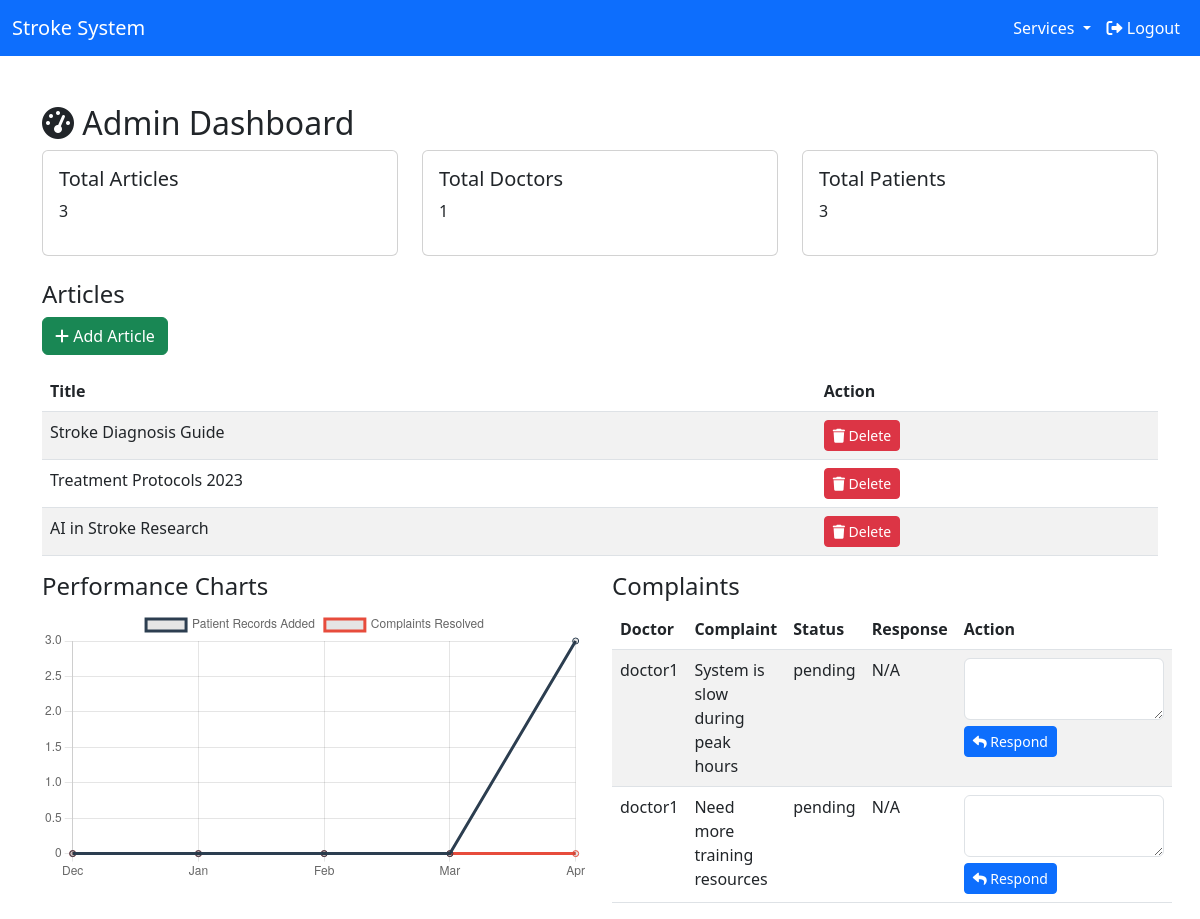
/dashboard_admin.php (signed in), run on the app's committed database.
### tables this page shows
CREATE TABLE articles (
    id INT AUTO_INCREMENT PRIMARY KEY,
    title VARCHAR(255) NOT NULL,
    description TEXT,
    file_path VARCHAR(255) NOT NULL,
    image_path VARCHAR(255),
    category_id INT,
    uploaded_by INT,
    published_at DATETIME DEFAULT CURRENT_TIMESTAMP,
    FOREIGN KEY (category_id) REFERENCES categories(id),
    FOREIGN KEY (uploaded_by) REFERENCES users(id)
);

CREATE TABLE complaints (
    id INT AUTO_INCREMENT PRIMARY KEY,
    doctor_id INT,
    complaint_text TEXT NOT NULL,
    response TEXT,
    status ENUM('pending', 'resolved') DEFAULT 'pending',
    submitted_at DATETIME DEFAULT CURRENT_TIMESTAMP,
    responded_at DATETIME,
    FOREIGN KEY (doctor_id) REFERENCES users(id)
);

CREATE TABLE users (
    id INT AUTO_INCREMENT PRIMARY KEY,
    username VARCHAR(50) NOT NULL UNIQUE,
    password VARCHAR(255) NOT NULL,
    role ENUM('admin', 'doctor') NOT NULL,
    created_at DATETIME DEFAULT CURRENT_TIMESTAMP
);

### dashboard_admin.php (the view, shortened to what this page needs)
<?php
include 'db.php';
$articles = $conn->query("SELECT COUNT(*) as total FROM articles")->fetch_assoc()['total'];
$doctors = $conn->query("SELECT COUNT(*) as total FROM users WHERE role = 'doctor'")->fetch_assoc()['total'];
$patients = $conn->query("SELECT COUNT(*) as total FROM patients")->fetch_assoc()['total'];
$months = [];
$month_labels = [];
$records_data = [];
$complaints_data = [];
for ($i = 4; $i >= 0; $i--) {
    $month = date('Y-m', strtotime("-$i months"));
    $month_labels[] = date('M', strtotime("-$i months"));
    $months[] = $month;
}
foreach ($months as $month) {
    $records_query = $conn->query("SELECT COUNT(*) as total FROM patient_records WHERE DATE_FORMAT(recorded_at, '%Y-%m') = '$month'");
    $records_data[] = $records_query->fetch_assoc()['total'];
    $complaints_query = $conn->query("SELECT COUNT(*) as total FROM complaints WHERE status = 'resolved' AND DATE_FORMAT(responded_at, '%Y-%m') = '$month'");
    $complaints_data[] = $complaints_query->fetch_assoc()['total'];
}
$complaints = $conn->query("SELECT c.*, u.username FROM complaints c JOIN users u ON c.doctor_id = u.id");
include 'header.php';
?>
<div class="container mt-5">
    <h2><i class="fas fa-tachometer-alt"></i> Admin Dashboard</h2>
    <div class="row mb-4">
        <div class="col-md-4"><div class="card p-3"><h5>Total Articles</h5><p><?php echo $articles; ?></p></div></div>
        <div class="col-md-4"><div class="card p-3"><h5>Total Doctors</h5><p><?php echo $doctors; ?></p></div></div>
        <div class="col-md-4"><div class="card p-3"><h5>Total Patients</h5><p><?php echo $patients; ?></p></div></div>
    </div>
    <h4>Articles</h4>
    <a href="add_article.php" class="btn btn-success mb-3"><i class="fas fa-plus"></i> Add Article</a>
    <table class="table table-striped">
        <thead><tr><th>Title</th><th>Action</th></tr></thead>
        <tbody>
            <?php $articles = $conn->query("SELECT * FROM articles"); while($row = $articles->fetch_assoc()): ?>
                <tr><td><?php echo $row['title']; ?></td><td><a href="?delete_article=<?php echo $row['id']; ?>" class="btn btn-danger btn-sm" onclick="return confirm('Are you sure?')"><i class="fas fa-trash"></i> Delete</a></td></tr>
            <?php endwhile; ?>
        </tbody>
    </table>
    <div class="row">
        <div class="col-md-6">
            <h4>Performance Charts</h4>
            <canvas id="performanceChart"></canvas>
        </div>
        <div class="col-md-6">
            <h4>Complaints</h4>
            <table class="table table-striped">
                <thead><tr><th>Doctor</th><th>Complaint</th><th>Status</th><th>Response</th><th>Action</th></tr></thead>
                <tbody>
                    <?php while($row = $complaints->fetch_assoc()): ?>
                        <tr>
                            <td><?php echo $row['username']; ?></td>
                            <td><?php echo $row['complaint_text']; ?></td>
                            <td><?php echo $row['status']; ?></td>
                            <td><?php echo $row['response'] ?? 'N/A'; ?></td>
                            <td>
                                <?php if($row['status'] == 'pending'): ?>
                                    <form method="POST" class="d-inline">
                                        <textarea name="response" class="form-control d-inline" style="width:200px;" required></textarea>
                                        <button type="submit" class="btn btn-primary btn-sm"><i class="fas fa-reply"></i> Respond</button>
                                    </form>
                                <?php endif; ?>
                            </td>
                        </tr>
                    <?php endwhile; ?>
                </tbody>
            </table>
        </div>
    </div>
</div>
<script>
const ctx = document.getElementById('performanceChart').getContext('2d');
new Chart(ctx, {
    type: 'line',
    data: {
        labels: <?php echo json_encode($month_labels); ?>,
        datasets: [{
            label: 'Patient Records Added',
            data: <?php echo json_encode($records_data); ?>,
            borderColor: '#2c3e50',
            fill: false
        }, {
            label: 'Complaints Resolved',
            data: <?php echo json_encode($complaints_data); ?>,
            borderColor: '#e74c3c',
            fill: false
        }]
    }
});
</script>
<?php include 'footer.php'; ?>

### header.php (shortened to what this page needs)
<!DOCTYPE html>
<html lang="en">
<head>
    <link href="https://cdn.jsdelivr.net/npm/bootstrap@5.3.0/dist/css/bootstrap.min.css" rel="stylesheet">
    <link rel="stylesheet" href="https://cdnjs.cloudflare.com/ajax/libs/font-awesome/6.0.0-beta3/css/all.min.css">
</head>
<body>
    <nav class="navbar navbar-expand-lg bg-primary text-white" >
        <div class="container-fluid">
            <a class="navbar-brand text-white" href="index.php">Stroke System</a>
            <div class="collapse navbar-collapse" id="navbarNav">
                <ul class="navbar-nav ms-auto">
                    <?php if(isset($_SESSION['user_id'])): ?>
                        <li class="nav-item dropdown text-white">
                            <a class="nav-link dropdown-toggle text-white" href="#" id="servicesDropdown" role="button" data-bs-toggle="dropdown" aria-expanded="false">
                                Services
                            </a>
                        </li>
                        <li class="nav-item">
                            <a class="nav-link text-white" href="logout.php"><i class="fas fa-sign-out-alt"></i> Logout</a>
                        </li>
                    <?php endif; ?>
                </ul>
            </div>
        </div>
    </nav>

### footer.php (shortened to what this page needs)
</body>
</html>

### data on the page
articles: title "Stroke Diagnosis Guide"
articles: title "Treatment Protocols 2023"
articles: title "AI in Stroke Research"
complaints: doctor.username "doctor1", complaint_text "System is slow during peak hours", status "pending", response "N/A"
complaints: doctor.username "doctor1", complaint_text "Need more training resources", status "pending", response "N/A"

### other printed values
$articles "3"
$doctors "1"
$patients "3"
chart data {{ json_encode($month_labels) }} ["Dec","Jan","Feb","Mar","Apr"]
chart data {{ json_encode($records_data) }} ["0","0","0","0","3"]
chart data {{ json_encode($complaints_data) }} ["0","0","0","0","0"]
